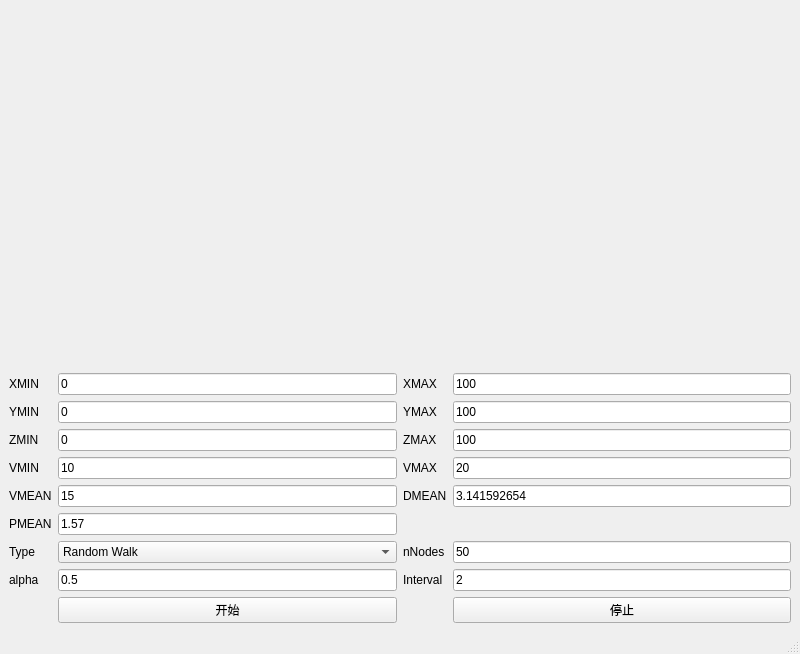
<?xml version="1.0" encoding="UTF-8"?>
<ui version="4.0">
 <class>NodePlot</class>
 <widget class="QMainWindow" name="NodePlot">
  <property name="geometry">
   <rect>
    <x>0</x>
    <y>0</y>
    <width>800</width>
    <height>654</height>
   </rect>
  </property>
  <property name="windowTitle">
   <string>节点移动模型仿真程序</string>
  </property>
  <widget class="QWidget" name="centralwidget">
   <layout class="QGridLayout" name="gridLayout_2">
    <item row="0" column="0">
     <layout class="QGridLayout" name="gridLayout">
      <item row="4" column="1">
       <widget class="QLineEdit" name="input_ZMIN">
        <property name="text">
         <string>0</string>
        </property>
       </widget>
      </item>
      <item row="9" column="3">
       <widget class="QLineEdit" name="input_interval">
        <property name="text">
         <string>2</string>
        </property>
       </widget>
      </item>
      <item row="4" column="0">
       <widget class="QLabel" name="label_13">
        <property name="text">
         <string>ZMIN</string>
        </property>
       </widget>
      </item>
      <item row="5" column="2">
       <widget class="QLabel" name="label_8">
        <property name="text">
         <string>VMAX</string>
        </property>
       </widget>
      </item>
      <item row="8" column="1">
       <widget class="QComboBox" name="comboBox">
        <item>
         <property name="text">
          <string>Random Walk</string>
         </property>
        </item>
        <item>
         <property name="text">
          <string>Random Direction</string>
         </property>
        </item>
        <item>
         <property name="text">
          <string>Random Waypoint</string>
         </property>
        </item>
        <item>
         <property name="text">
          <string>Gauss Markov</string>
         </property>
        </item>
       </widget>
      </item>
      <item row="2" column="2">
       <widget class="QLabel" name="label_5">
        <property name="text">
         <string>XMAX</string>
        </property>
       </widget>
      </item>
      <item row="6" column="2">
       <widget class="QLabel" name="label_10">
        <property name="text">
         <string>DMEAN</string>
        </property>
       </widget>
      </item>
      <item row="2" column="1">
       <widget class="QLineEdit" name="input_XMIN">
        <property name="text">
         <string>0</string>
        </property>
       </widget>
      </item>
      <item row="6" column="0">
       <widget class="QLabel" name="label_9">
        <property name="text">
         <string>VMEAN</string>
        </property>
       </widget>
      </item>
      <item row="8" column="0">
       <widget class="QLabel" name="label">
        <property name="text">
         <string>Type</string>
        </property>
       </widget>
      </item>
      <item row="3" column="0">
       <widget class="QLabel" name="label_3">
        <property name="text">
         <string>YMIN</string>
        </property>
       </widget>
      </item>
      <item row="11" column="3">
       <widget class="QPushButton" name="pushButton_2">
        <property name="text">
         <string>停止</string>
        </property>
       </widget>
      </item>
      <item row="2" column="3">
       <widget class="QLineEdit" name="input_XMAX">
        <property name="text">
         <string>100</string>
        </property>
       </widget>
      </item>
      <item row="0" column="0" colspan="4">
       <widget class="QWidget" name="widget" native="true"/>
      </item>
      <item row="2" column="0">
       <widget class="QLabel" name="label_2">
        <property name="text">
         <string>XMIN</string>
        </property>
       </widget>
      </item>
      <item row="6" column="3">
       <widget class="QLineEdit" name="input_DMEAN">
        <property name="text">
         <string>3.141592654</string>
        </property>
       </widget>
      </item>
      <item row="9" column="0">
       <widget class="QLabel" name="label_11">
        <property name="text">
         <string>alpha</string>
        </property>
       </widget>
      </item>
      <item row="4" column="2">
       <widget class="QLabel" name="label_14">
        <property name="text">
         <string>ZMAX</string>
        </property>
       </widget>
      </item>
      <item row="5" column="1">
       <widget class="QLineEdit" name="input_VMIN">
        <property name="text">
         <string>10</string>
        </property>
       </widget>
      </item>
      <item row="3" column="1">
       <widget class="QLineEdit" name="input_YMIN">
        <property name="text">
         <string>0</string>
        </property>
       </widget>
      </item>
      <item row="5" column="0">
       <widget class="QLabel" name="label_7">
        <property name="text">
         <string>VMIN</string>
        </property>
       </widget>
      </item>
      <item row="9" column="2">
       <widget class="QLabel" name="label_12">
        <property name="text">
         <string>Interval</string>
        </property>
       </widget>
      </item>
      <item row="9" column="1">
       <widget class="QLineEdit" name="input_alpha">
        <property name="text">
         <string>0.5</string>
        </property>
       </widget>
      </item>
      <item row="11" column="1">
       <widget class="QPushButton" name="pushButton">
        <property name="text">
         <string>开始</string>
        </property>
       </widget>
      </item>
      <item row="8" column="2">
       <widget class="QLabel" name="label_4">
        <property name="text">
         <string>nNodes</string>
        </property>
       </widget>
      </item>
      <item row="8" column="3">
       <widget class="QLineEdit" name="input_nNodes">
        <property name="sizePolicy">
         <sizepolicy hsizetype="Preferred" vsizetype="Fixed">
          <horstretch>0</horstretch>
          <verstretch>0</verstretch>
         </sizepolicy>
        </property>
        <property name="text">
         <string>50</string>
        </property>
       </widget>
      </item>
      <item row="3" column="3">
       <widget class="QLineEdit" name="input_YMAX">
        <property name="text">
         <string>100</string>
        </property>
       </widget>
      </item>
      <item row="6" column="1">
       <widget class="QLineEdit" name="input_VMEAN">
        <property name="text">
         <string>15</string>
        </property>
       </widget>
      </item>
      <item row="3" column="2">
       <widget class="QLabel" name="label_6">
        <property name="text">
         <string>YMAX</string>
        </property>
       </widget>
      </item>
      <item row="4" column="3">
       <widget class="QLineEdit" name="input_ZMAX">
        <property name="text">
         <string>100</string>
        </property>
       </widget>
      </item>
      <item row="5" column="3">
       <widget class="QLineEdit" name="input_VMAX">
        <property name="text">
         <string>20</string>
        </property>
       </widget>
      </item>
      <item row="7" column="0">
       <widget class="QLabel" name="label_15">
        <property name="text">
         <string>PMEAN</string>
        </property>
       </widget>
      </item>
      <item row="7" column="1">
       <widget class="QLineEdit" name="input_PMEAN">
        <property name="text">
         <string>1.57</string>
        </property>
       </widget>
      </item>
     </layout>
    </item>
   </layout>
  </widget>
  <widget class="QStatusBar" name="statusbar"/>
 </widget>
 <resources/>
 <connections/>
</ui>
